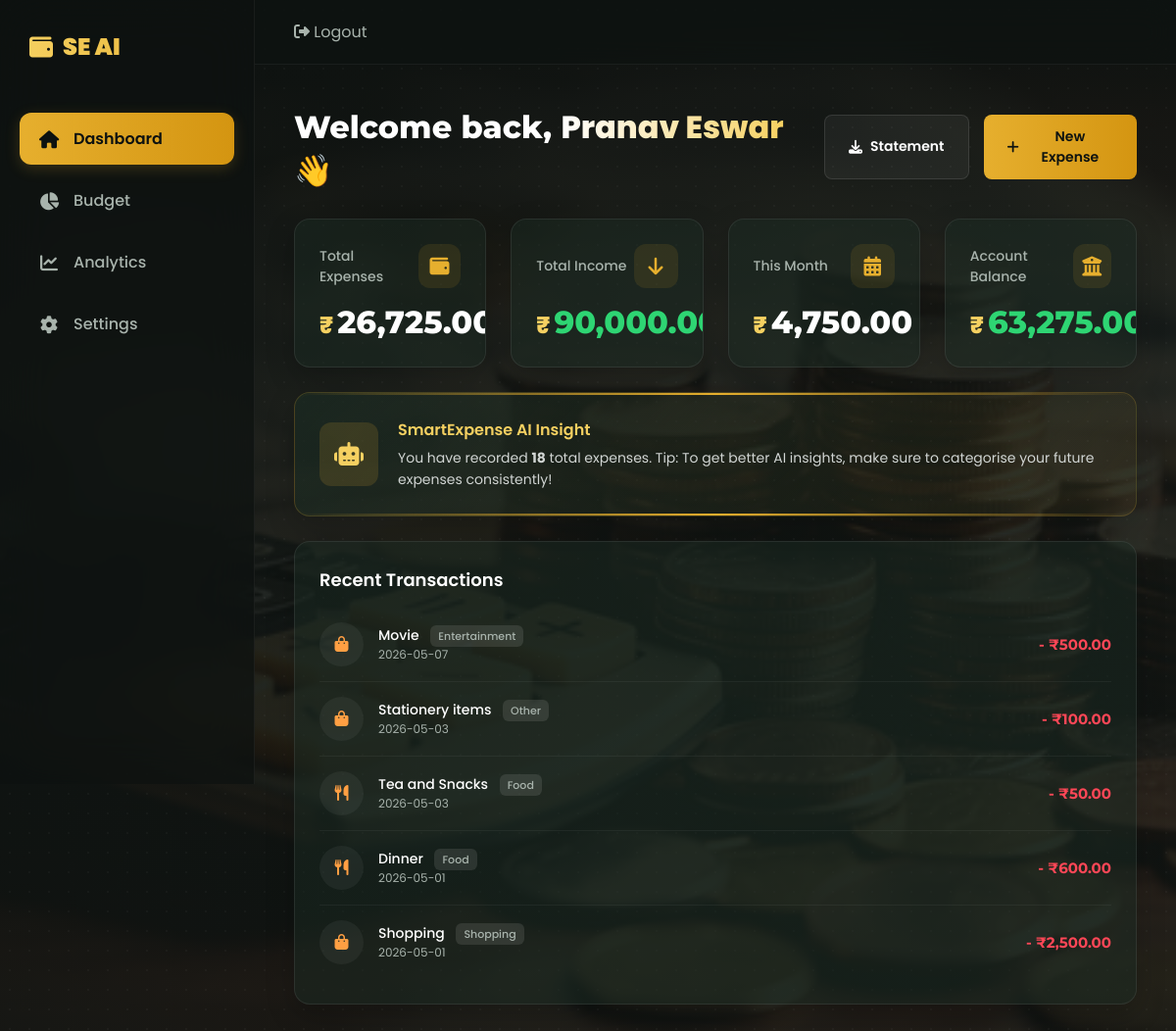
The app's page /dashboard (signed in) with its own data.
### tables this page shows
CREATE TABLE expenses (
                id INTEGER PRIMARY KEY AUTOINCREMENT,
                user_email TEXT,
                title TEXT,
                amount REAL,
                category TEXT,
                date TEXT
            );

### app.py (the view)
@app.route("/dashboard")
def dashboard():
    if "user" not in session:
        return redirect("/login")
    try:
        conn = sqlite3.connect(DB_FILE)
        conn.row_factory = sqlite3.Row
        cursor = conn.cursor()
        cursor.execute(
            "SELECT * FROM expenses WHERE user_email = ?",
            (session["email"],)
        )
        expenses = cursor.fetchall()
        cursor.execute(
            "SELECT SUM(amount) FROM expenses WHERE user_email = ?",
            (session["email"],)
        )
        total = cursor.fetchone()[0] or 0
        cursor.execute("""
            SELECT SUM(amount)
            FROM expenses
            WHERE user_email = ?
            AND strftime('%m', date)=strftime('%m','now')
        """, (session["email"],))
        monthly = cursor.fetchone()[0] or 0
        cursor.execute(
            "SELECT SUM(amount) FROM income WHERE user_email = ?",
            (session["email"],)
        )
        income = cursor.fetchone()[0] or 0
        balance = income - total
        cursor.execute("""
            SELECT *
            FROM categories
            ORDER BY category_name ASC
        """)
        categories = cursor.fetchall()
        conn.close()
        return render_template(
            "dashboard.html",
            name=session["user"],
            total=total,
            monthly=monthly,
            expenses=expenses,
            balance=balance,
            income=income,
            categories=categories
        )
    except Exception as e:
        return render_template(
            "error.html",
            message=str(e)
        )

### templates/dashboard.html (shortened to what this page needs)
<!DOCTYPE html>
<html lang="en">
<head>
<link rel="stylesheet" href="https://cdnjs.cloudflare.com/ajax/libs/font-awesome/6.4.0/css/all.min.css">
</head>
<body>
<div class="layout">
<aside class="sidebar">
  <div class="logo">
    <i class="fas fa-wallet"></i> <span>SE AI</span>
  </div>
  <nav>
    <a href="/dashboard" class="nav-item active"><i class="fas fa-home"></i> <span>Dashboard</span></a>
    <a href="/budget" class="nav-item"><i class="fas fa-chart-pie"></i> <span>Budget</span></a>
    <a href="/analytics" class="nav-item"><i class="fas fa-chart-line"></i> <span>Analytics</span></a>
    <a href="/settings" class="nav-item"><i class="fas fa-cog"></i> <span>Settings</span></a>
  </nav>
</aside>
<main class="main">
  <header>
    <div class="user-profile">
      <a href="/logout" title="Logout">
        <i class="fas fa-sign-out-alt"></i> Logout
      </a>
    </div>
  </header>
  <div class="container fade" id="page">
    <div class="dashboard-header">
      <h1>Welcome back, <span>{{ name }}</span> 👋</h1>
      <div style="display:flex; gap:15px;">
        <a href="/statement" class="btn btn-secondary"><i class="fas fa-download"></i> Statement</a>
        <button onclick="openExpenseModal()" class="btn btn-primary" style="border:none; cursor:pointer;">
  <i class="fas fa-plus"></i> New Expense
</button>
      </div>
    </div>
<div class="stats-grid">
  <div class="card">
    <div class="card-header">
      <h3>Total Expenses</h3>
      <div class="card-icon"><i class="fas fa-wallet"></i></div>
    </div>
    <div class="amount">
      <span>₹</span>{{ "{:,.2f}".format(total) if total else "0.00" }}
    </div>
  </div>
  <div class="card">
    <div class="card-header">
      <h3>Total Income</h3>
      <div class="card-icon"><i class="fas fa-arrow-down"></i></div>
    </div>
    <div class="amount" style="color:#2ed573;">
      <span>₹</span>{{ "{:,.2f}".format(income) if income else "0.00" }}
    </div>
  </div>
  <div class="card">
    <div class="card-header">
      <h3>This Month</h3>
      <div class="card-icon"><i class="fas fa-calendar-alt"></i></div>
    </div>
    <div class="amount">
      <span>₹</span>{{ "{:,.2f}".format(monthly) if monthly else "0.00" }}
    </div>
  </div>
  <div class="card">
    <div class="card-header">
      <h3>Account Balance</h3>
      <div class="card-icon"><i class="fas fa-university"></i></div>
    </div>
    <div class="amount" style="color: {{ '#2ed573' if balance >= 0 else '#ff4757' }}">
      <span>₹</span>{{ "{:,.2f}".format(balance) if balance else "0.00" }}
    </div>
  </div>
</div>
    <div class="card ai-banner">
      <div class="ai-icon"><i class="fas fa-robot"></i></div>
      <div class="ai-content">
        <h3>SmartExpense AI Insight</h3>
        <p>You have recorded <strong>{{ expenses|length }}</strong> total expenses. Tip: To get better AI insights, make sure to categorise your future expenses consistently!</p>
      </div>
    </div>
    <div class="content-grid" style="margin-top: 25px;">
      <div class="card" style="grid-column: 1 / -1;">
        <h3 style="font-size:18px; color:#fff; margin-bottom:15px; font-weight: 600;">Recent Transactions</h3>
        <div class="transaction-list">
          {% for txn in expenses[::-1][:5] %}
          <div class="transaction-item">
            <div class="t-info">
              <div class="t-icon" style="color:#ff9f43;">
                {% if txn[4].lower() == 'food' %}
                  <i class="fas fa-utensils"></i>
                {% elif txn[4].lower() == 'travel' %}
                  <i class="fas fa-car"></i>
                {% else %}
                  <i class="fas fa-shopping-bag"></i>
                {% endif %}
              </div>
              <div class="t-details">
                <h4>{{ txn[2] }} <span style="font-size: 11px; color: var(--text-muted); background: rgba(255,255,255,0.1); padding: 3px 8px; border-radius: 6px; margin-left: 8px;">{{ txn[4] }}</span></h4>
                <p>{{ txn[5] }}</p>
              </div>
            </div>
            <div class="t-amount" style="color:#ff4757;">- ₹{{ "{:,.2f}".format(txn[3]) }}</div>
          </div>
          {% else %}
          <p style="color: var(--text-muted); text-align: center; padding: 30px;">No expenses logged yet. Click "New Expense" to get started!</p>
          {% endfor %}
        </div>
      </div>
    </div>
  </div>
</main>
</div>
</body>
</html>

### records on screen
expenses: title "Movie", category "Entertainment", date "2026-05-07", amount "500.00"
expenses: title "Stationery items", category "Other", date "2026-05-03", amount "100.00"
expenses: title "Tea and Snacks", category "Food", date "2026-05-03", amount "50.00"
expenses: title "Dinner", category "Food", date "2026-05-01", amount "600.00"
expenses: title "Shopping", category "Shopping", date "2026-05-01", amount "2,500.00"

### other values on screen
{{ name }} "Pranav Eswar"
{{ "{:,.2f}".format(monthly) if monthly else "0.00" }} "4,750.00"
{{ expenses|length }} "18"
